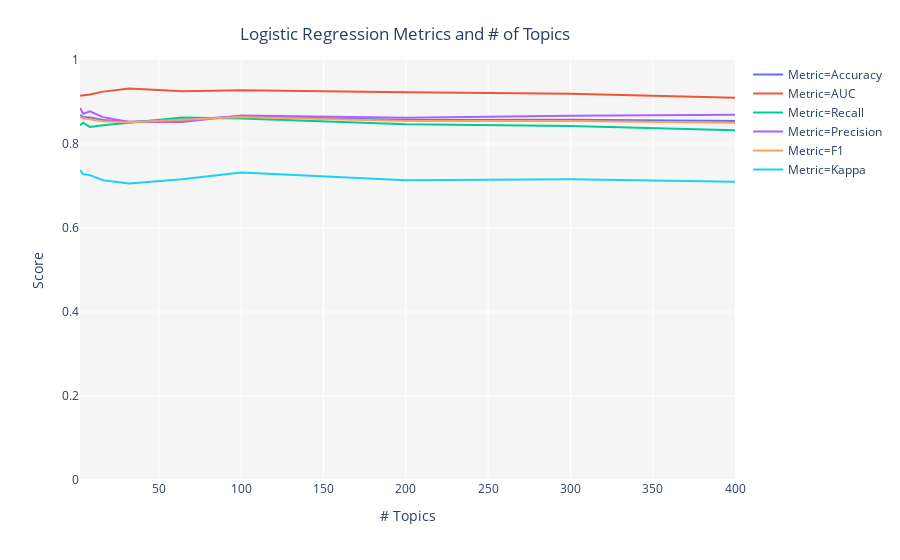

The code cell stored with this chart in its notebook:
### Markdown cell above
The dataset we are using is labelled using `status` column (1 means loan default, 0 means no default). We will now use `tune_model()` function to determine the best number of topics. Best in this case is defined by the measure of interest in supervised machine learning which in this case is `Accuracy` since this is a classification problem. See example below:

### Code cell
tuned_classification = tune_model(model = 'lda', multi_core = True, supervised_target = 'status')

### Figure 1 — Plotly figure (JSON) as saved in the notebook; plotly's stock layout.template omitted (floating-point values rounded to 4 significant figures)
{"data": [{"hovertemplate": "Metric=Accuracy<br># Topics=%{x}<br>Score=%{y}", "showlegend": true, "legendgroup": "Metric=Accuracy", "name": "Metric=Accuracy", "yaxis": "y", "hoverlabel": {"namelength": 0}, "mode": "lines", "xaxis": "x", "y": [0.869, 0.864, 0.863, 0.857, 0.853, 0.858, 0.866, 0.857, 0.858, 0.855], "x": [2, 4, 8, 16, 32, 64, 100, 200, 300, 400], "line": {"color": "#636efa", "dash": "solid", "shape": "linear"}, "type": "scatter"}, {"hovertemplate": "Metric=AUC<br># Topics=%{x}<br>Score=%{y}", "showlegend": true, "legendgroup": "Metric=AUC", "name": "Metric=AUC", "yaxis": "y", "hoverlabel": {"namelength": 0}, "mode": "lines", "xaxis": "x", "y": [0.9146, 0.9156, 0.9178, 0.9247, 0.9322, 0.9256, 0.9281, 0.9234, 0.9194, 0.91], "x": [2, 4, 8, 16, 32, 64, 100, 200, 300, 400], "line": {"color": "#EF553B", "dash": "solid", "shape": "linear"}, "type": "scatter"}, {"hovertemplate": "Metric=Recall<br># Topics=%{x}<br>Score=%{y}", "showlegend": true, "legendgroup": "Metric=Recall", "name": "Metric=Recall", "yaxis": "y", "hoverlabel": {"namelength": 0}, "mode": "lines", "xaxis": "x", "y": [0.8448, 0.8508, 0.8407, 0.8448, 0.8508, 0.8629, 0.8609, 0.8468, 0.8427, 0.8327], "x": [2, 4, 8, 16, 32, 64, 100, 200, 300, 400], "line": {"color": "#00cc96", "dash": "solid", "shape": "linear"}, "type": "scatter"}, {"hovertemplate": "Metric=Precision<br># Topics=%{x}<br>Score=%{y}", "showlegend": true, "legendgroup": "Metric=Precision", "name": "Metric=Precision", "yaxis": "y", "hoverlabel": {"namelength": 0}, "mode": "lines", "xaxis": "x", "y": [0.8858, 0.8719, 0.8779, 0.8639, 0.8525, 0.8526, 0.8679, 0.8624, 0.8672, 0.8695], "x": [2, 4, 8, 16, 32, 64, 100, 200, 300, 400], "line": {"color": "#ab63fa", "dash": "solid", "shape": "linear"}, "type": "scatter"}, {"hovertemplate": "Metric=F1<br># Topics=%{x}<br>Score=%{y}", "showlegend": true, "legendgroup": "Metric=F1", "name": "Metric=F1", "yaxis": "y", "hoverlabel": {"namelength": 0}, "mode": "lines", "xaxis": "x", "y": [0.8648, 0.8612, 0.8589, 0.8542, 0.8517, 0.8577, 0.8644, 0.8545, 0.8548, 0.8507], "x": [2, 4, 8, 16, 32, 64, 100, 200, 300, 400], "line": {"color": "#FFA15A", "dash": "solid", "shape": "linear"}, "type": "scatter"}, {"hovertemplate": "Metric=Kappa<br># Topics=%{x}<br>Score=%{y}", "showlegend": true, "legendgroup": "Metric=Kappa", "name": "Metric=Kappa", "yaxis": "y", "hoverlabel": {"namelength": 0}, "mode": "lines", "xaxis": "x", "y": [0.7379, 0.7279, 0.7259, 0.7139, 0.706, 0.716, 0.732, 0.7139, 0.7159, 0.7099], "x": [2, 4, 8, 16, 32, 64, 100, 200, 300, 400], "line": {"color": "#19d3f3", "dash": "solid", "shape": "linear"}, "type": "scatter"}], "layout": {"title": {"y": 0.95, "text": "Logistic Regression Metrics and # of Topics", "yanchor": "top", "xanchor": "center", "x": 0.45}, "plot_bgcolor": "rgb(245,245,245)", "yaxis": {"range": [0, 1], "domain": [0, 1], "anchor": "x", "title": {"text": "Score"}}, "xaxis": {"domain": [0, 1], "anchor": "y", "title": {"text": "# Topics"}}, "margin": {"t": 60}, "legend": {"tracegroupgap": 0}}}
